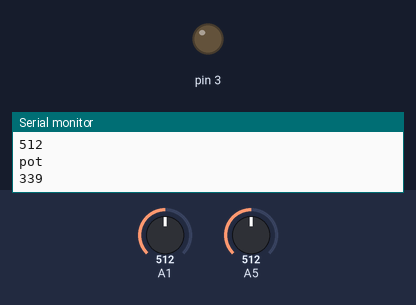
A sketch run on a simulated Arduino Uno, built with avr-gcc and run on an emulated ATmega328P. Parts: output pins drawn as LEDs (lit = HIGH), the last lines printed to the serial monitor. The test bench sets the inputs (shaded band); at power-on: A5 = 512, A1 = 512.

Above: at 1.2 s.
1.3 s: A5 set to 355
2.8 s: A5 set to 320
At 3.1 s:
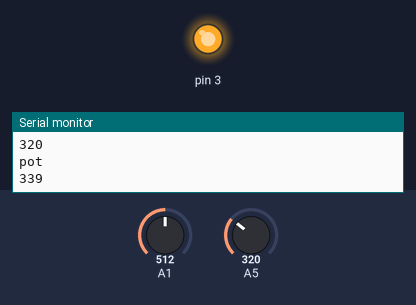
4.3 s: A5 set to 511
At 5.6 s:
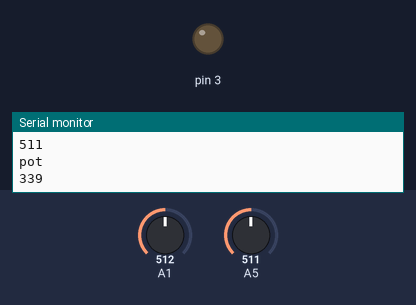
5.9 s: A5 set to 306
At 7.2 s:
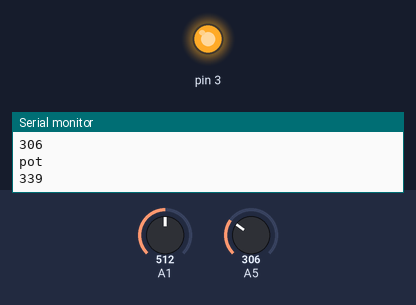
Timing chart, 0 to 8.5 s (numbered marks = the images above; inputs shaded):
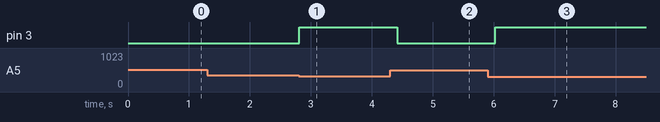

Measured:
- the behaviour switches between 339 and 338 on A5 (found by bisection; images 0 and 1)
- after the input at 2.8 s, pin 3: LOW → HIGH at once
- after the input at 4.3 s, pin 3: HIGH → LOW after 0.12 s
- after the input at 5.9 s, pin 3: LOW → HIGH after 0.13 s

The sketch:

unusual_work.ino
```cpp
#define ADC_REF 5 //la tension de référence de l'ADC est de 5v. Si l'interrupteur Vcc du seeeduino
                    //la carte passe à 3V3, l'ADC_REF doit être à 3.3
#define GROVE_VCC 5 //VCC de l'interface grove est normalement 5v
#define FULL_ANGLE 679 // L'angle maximal du grove: angle_sensor est 679°

// cette variable entière va conserver la valeur de la lumière
int luminosite = 0;


// boucle d'initialisation.
void setup()
{
Serial.begin(9600);

pinMode(A5, INPUT);
pinMode(A1, INPUT);
pinMode(3, OUTPUT);

}

//boucle d'infini.
void loop()
{
    // mesure la tension sur la broche A5 et on la stocke dans la variable "luminosite".
   luminosite = analogRead(A5);
  Serial.println("luminosité");
  Serial.println(luminosite);

  // on utilise quelques formules de maths pour calculer la valeur du potentiomètre.
  float voltage;
    int sensor_value = analogRead(A1);
  voltage = (float)sensor_value*ADC_REF/1023;
    int seuil = (voltage*FULL_ANGLE)/GROVE_VCC;
  Serial.println("pot");
  Serial.println(seuil);

   // allume la LED
  if (luminosite<seuil) {digitalWrite(3, HIGH);}

   // désactiver la LED
  if (luminosite>seuil) {digitalWrite(3, LOW);}

   delay(200);
}
```
